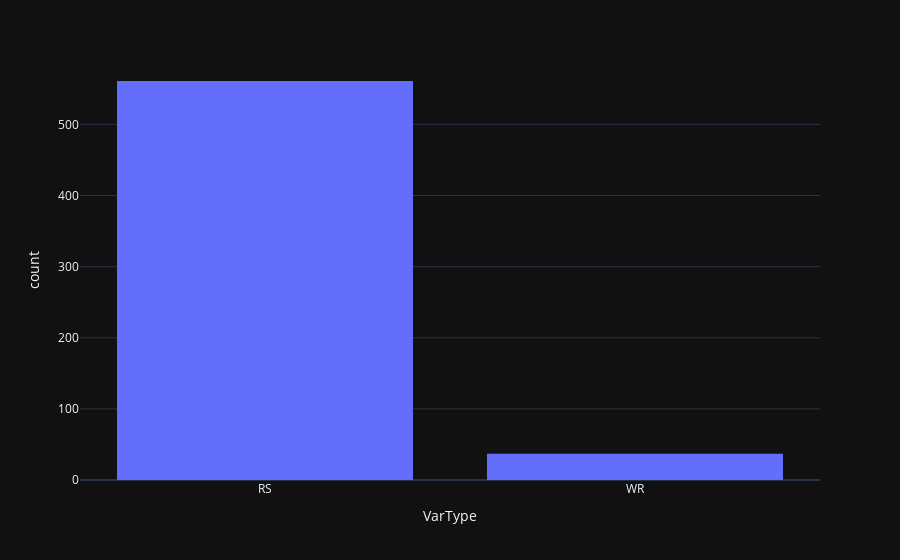

Notebook cell for this chart:
### Code cell
# b) Classification according to the components' physical characteristics

star_types = {
  "GS": "Systems with one or both giant and supergiant components; one of the components may be a main sequence star.",
  "PN": "Systems having, among their components, nuclei of planetary nebulae (UU Sge).",
  "RS": "RS Canum Venaticorum-type systems. These systems exhibit strong Ca II H and K emission lines in their spectra, indicating increased chromospheric activity. They may also show radio and X-ray emissions. Some have light curves with quasi sine waves due to differential rotation and spot groups on the star's surface.",
  "WD": "Systems with white-dwarf components.",
  "WR": "Systems having Wolf-Rayet stars among their components (V 444 Cyg).",
  "AR": "Detached systems of the AR Lacertae type. Both components are subgiants not filling their inner equipotential surfaces.",
  "D": "Detached systems, with components not filling their inner Roche lobes.",
  "DM": "Detached main-sequence systems. Both components are main-sequence stars and do not fill their inner Roche lobes.",
  "DS": "Detached systems with a subgiant. The subgiant also does not fill its inner critical surface.",
  "DW": "Systems similar to W UMa systems in physical properties (KW, see below), but not in contact.",
  "K": "Contact systems, both components filling their inner critical surfaces.",
  "KE": "Contact systems of early (O-A) spectral type, both components being close in size to their inner critical surfaces.",
  "KW": "Contact systems of the W UMa type, with ellipsoidal components of F0-K spectral type. Primary components are main-sequence stars, and secondaries lie below and to the left of the main sequence in the (MV,B-V) diagram.",
  "SD": "Semidetached systems in which the surface of the less massive component is close to its inner Roche lobe."
}

filtered_df = df[df['VarType'].isin(star_types)]

fig = px.histogram(filtered_df, x='VarType')

fig.show()

### Figure 1 — Plotly figure (JSON) as saved in the notebook; plotly's stock layout.template omitted (floating-point values rounded to 4 significant figures; data arrays with more than 128 entries replaced by an {"elided": "..."} marker saying what was removed)
{"data": [{"alignmentgroup": "True", "bingroup": "x", "hovertemplate": "VarType=%{x}<br>count=%{y}<extra></extra>", "legendgroup": "", "marker": {"color": "#636efa", "pattern": {"shape": ""}}, "name": "", "offsetgroup": "", "orientation": "v", "showlegend": false, "x": {"elided": "598 str values"}, "xaxis": "x", "yaxis": "y", "type": "histogram"}], "layout": {"xaxis": {"anchor": "y", "domain": [0.0, 1.0], "title": {"text": "VarType"}}, "yaxis": {"anchor": "x", "domain": [0.0, 1.0], "title": {"text": "count"}}, "legend": {"tracegroupgap": 0}, "margin": {"t": 60}, "barmode": "relative"}}
